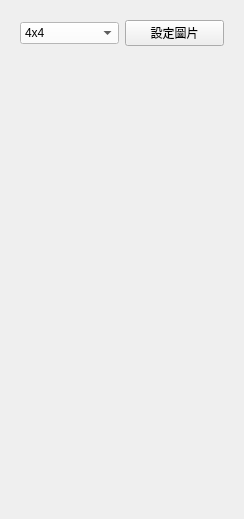
<?xml version="1.0" encoding="UTF-8"?>
<ui version="4.0">
 <class>EditGrid</class>
 <widget class="QWidget" name="EditGrid">
  <property name="geometry">
   <rect>
    <x>0</x>
    <y>0</y>
    <width>244</width>
    <height>519</height>
   </rect>
  </property>
  <property name="windowTitle">
   <string>Form</string>
  </property>
  <layout class="QVBoxLayout" name="verticalLayout">
   <item>
    <widget class="QWidget" name="widget" native="true">
     <layout class="QHBoxLayout" name="horizontalLayout">
      <item>
       <widget class="QComboBox" name="cbSelect">
        <property name="styleSheet">
         <string notr="true">background-color: rgb(255, 255, 255);</string>
        </property>
        <item>
         <property name="text">
          <string>4x4</string>
         </property>
        </item>
        <item>
         <property name="text">
          <string>9x9</string>
         </property>
        </item>
       </widget>
      </item>
      <item>
       <widget class="QPushButton" name="btnSet">
        <property name="text">
         <string>設定圖片</string>
        </property>
       </widget>
      </item>
     </layout>
    </widget>
   </item>
   <item>
    <spacer name="verticalSpacer">
     <property name="orientation">
      <enum>Qt::Vertical</enum>
     </property>
     <property name="sizeHint" stdset="0">
      <size>
       <width>20</width>
       <height>451</height>
      </size>
     </property>
    </spacer>
   </item>
  </layout>
 </widget>
 <resources/>
 <connections/>
</ui>
